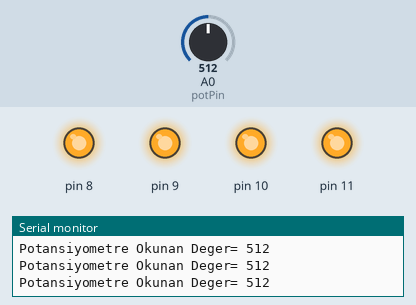
This sketch was run on a simulated Arduino Uno, built with avr-gcc and run on an emulated ATmega328P. Shown: output pins drawn as LEDs (lit = HIGH), the last lines printed to the serial monitor. The inputs (shaded band) are chosen by the test bench; at power-on: A0 (potPin) = 512.

Above: at 1.2 s.
1.3 s: A0 (potPin) set to 279
4.3 s: A0 (potPin) set to 254
At 5.5 s:
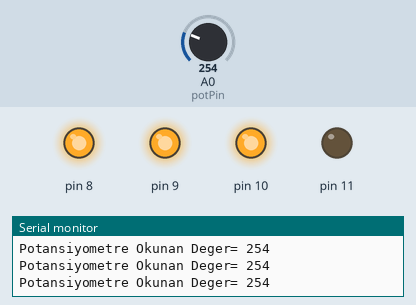
5.8 s: A0 (potPin) set to 188
7.3 s: A0 (potPin) set to 158
At 8.2 s:
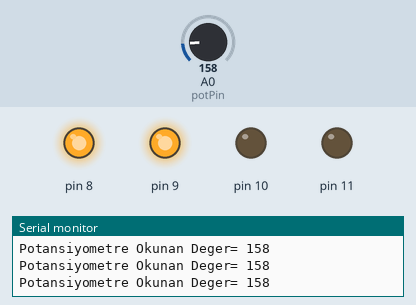
8.8 s: A0 (potPin) set to 79
11.8 s: A0 (potPin) set to 71
At 13.0 s:
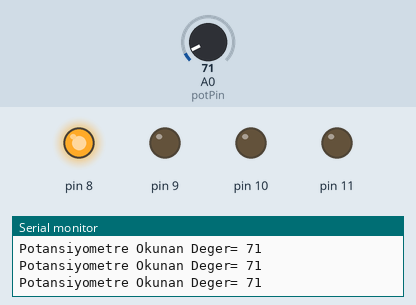
Timing chart, 0 to 14.3 s (numbered marks = the images above; inputs shaded):
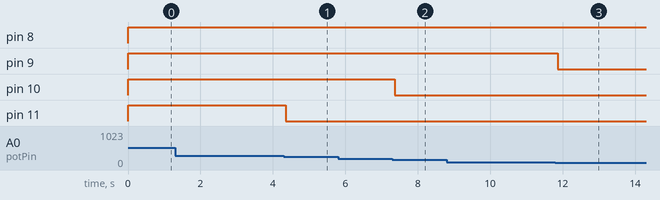

The sketch:

serial_okuma__1.ino
```cpp
const byte potPin=A0;
int potdeger;

void setup() {
Serial.begin(9600);
pinMode(8,OUTPUT);
pinMode(9,OUTPUT);
pinMode(10,OUTPUT);
pinMode(11,OUTPUT);
}

void loop() {
potdeger=analogRead(potPin);
Serial.print("Potansiyometre Okunan Deger= ");
Serial.println(potdeger);

if(potdeger==0){
  digitalWrite(9,0);
  digitalWrite(10,0);
  digitalWrite(8,0);
  digitalWrite(11,0);
}else if (potdeger <= 75 && potdeger != 0 ){
  digitalWrite(8,1);
  digitalWrite(9,0);
  digitalWrite(10,0);
  digitalWrite(11,0);
}else if (potdeger <= 170  ){
  digitalWrite(8,1);
  digitalWrite(9,1);
  digitalWrite(10,0);
  digitalWrite(11,0);
}else if (potdeger <= 270){
  digitalWrite(8,1);
  digitalWrite(9,1);
  digitalWrite(10,1);
  digitalWrite(11,0);
}else if (potdeger >= 360 ){
  digitalWrite(8,1);
  digitalWrite(9,1);
  digitalWrite(10,1);
  digitalWrite(11,1);
}
}
```

Measured:
- the behaviour switches between 271 and 270 on A0 (potPin) (found by bisection; images 0 and 1)
- the behaviour switches between 171 and 170 on A0 (potPin) (found by bisection; images 1 and 2)
- the behaviour switches between 76 and 75 on A0 (potPin) (found by bisection; images 2 and 3)
- after the input at 4.3 s, pin 11: HIGH → LOW after 0.05 s
- after the input at 7.3 s, pin 10: HIGH → LOW after 0.06 s
- after the input at 11.8 s, pin 9: HIGH → LOW after 0.06 s
